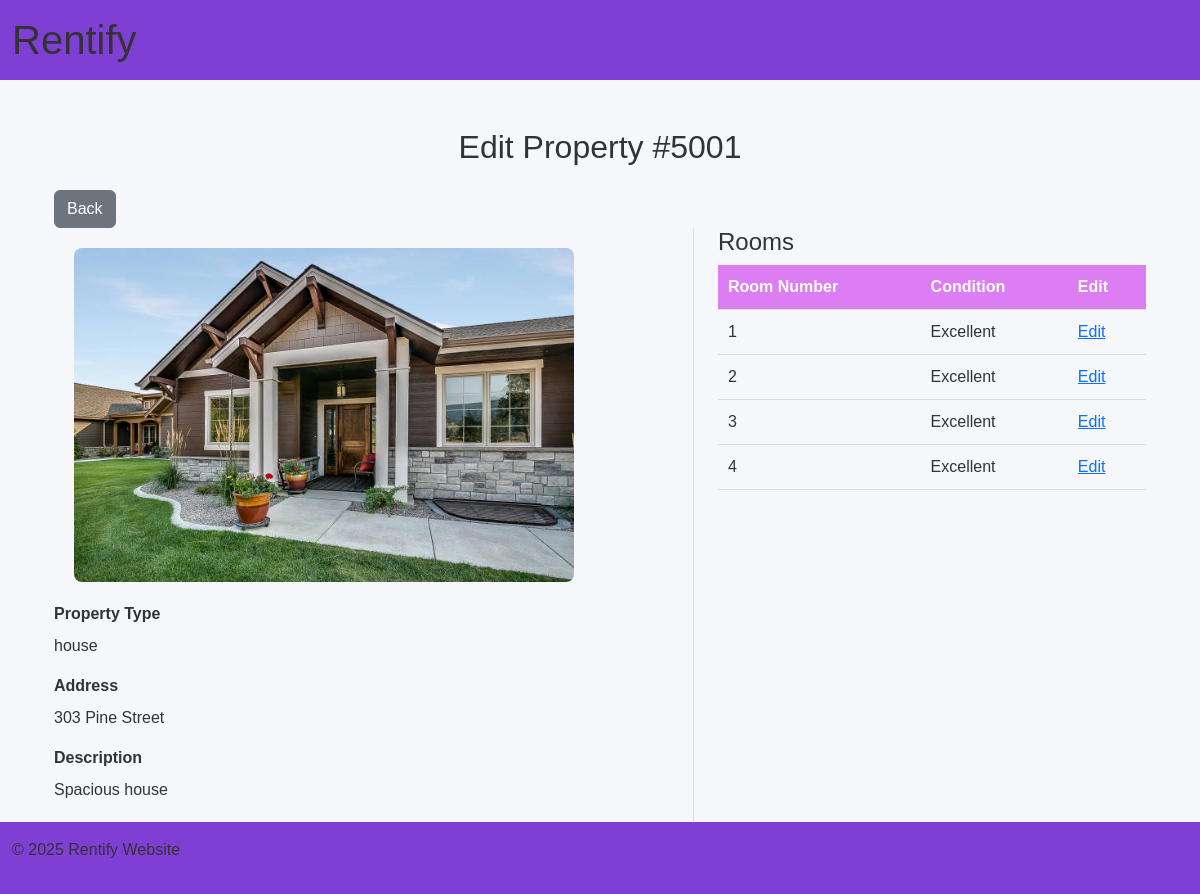
/property-view/5001, run on the app's committed database.
### tables this page shows
CREATE TABLE PROPERTY (
        PropertyID INTEGER PRIMARY KEY,
        Address TEXT NOT NULL,
        Description TEXT,
        OwnerSSN INTEGER,
        FOREIGN KEY (OwnerSSN) REFERENCES HOMEOWNER(SSN)
        ON DELETE CASCADE ON UPDATE CASCADE
    );

CREATE TABLE ROOM (
        PropertyID INTEGER,
        RoomID INTEGER,
        Condition TEXT,
        PRIMARY KEY (PropertyID, RoomID),
        FOREIGN KEY (PropertyID) REFERENCES PROPERTY(PropertyID)
        ON DELETE CASCADE ON UPDATE CASCADE
    );

### app.py (the view)
@app.route("/property-view/<int:property_id>", methods=["GET"])
def property_specific(property_id):
    form = {
        "property_id": 0,
        "property_type": "",
        "address": "",
        "description": "",
        "floor_number": None,
        "num_floors": None
    }
    rs = None
    if property_id != 0:
        with sqlite3.connect("Homeapp.db") as conn:
            p = conn.execute("SELECT * FROM PROPERTY WHERE PropertyID = ?", (property_id,)).fetchone()
            if p:
                form["property_id"] = p[0]
                form["address"] = p[1]
                form["description"] = p[2]
                a = conn.execute("SELECT FloorNumber FROM APARTMENT WHERE PropertyID = ?", (property_id,)).fetchone()
                h = conn.execute("SELECT NumFloors FROM HOUSE WHERE PropertyID = ?", (property_id,)).fetchone()
                if a:
                    form["property_type"] = "apartment"
                    form["floor_number"] = a[0]
                elif h:
                    form["property_type"] = "house"
                    form["num_floors"] = h[0]
                rs = conn.execute("""
                    SELECT r.*,
                        EXISTS (
                            SELECT 1 FROM REQUESTS req
                            WHERE req.PropertyID = r.PropertyID
                                AND req.RoomID = r.RoomID
                        )
                        OR EXISTS (
                            SELECT 1 FROM LEASEAGREEMENT l
                            WHERE l.PropertyID = r.PropertyID
                                AND l.RoomID = r.RoomID
                                AND l.ClientSSN = ?
                        ) AS HasRequest
                    FROM ROOM r
                    WHERE r.PropertyID = ?
                """, (session.get('ssn'), property_id)).fetchall()
    return render_template("PropertyEdit.html", form=form, rs=rs)

### templates/PropertyEdit.html (shortened to what this page needs)
{% extends 'base.html' %}
{% block content %}
<div class="container mt-5">
  <h2 class="mb-4">
    {% if form.property_id != 0 %}
      Edit Property #{{ form.property_id }}
    {% else %}
      Add New Property
    {% endif %}
  </h2>
  <a href="/property-view" class="btn btn-secondary">Back</a>
  {% set pid = form.property_id|string %}
  {% if pid.startswith("4") %}
    {% set image_name = "appt" ~ pid[-1] ~ ".jpg" %}
  {% elif pid.startswith("5") %}
    {% set image_name = "house" ~ pid[-1] ~ ".jpg" %}
  {% endif %}
  {% if session.get('access') == 'homeowner' %}
  <div class="row">
    <div class="col-md-7">
      {% if form.property_id != 0 %}
        <img src="{{ url_for('static', filename='images/' ~ image_name) }}"
        alt="Property Image"
        style="width: 500px; border-radius: 8px; margin: 20px">
      {% endif %}
      <form method="POST" action="/add-property">
        <input type="hidden" name="property_id" value="{{ form.property_id }}">
        <div class="mb-3">
            <label for="propertyType" class="form-label">Property Type</label>
            <select class="form-select" id="propertyType" name="property_type" required onchange="togglePropertyFields()">
              <option value="apartment" {% if form.property_type == 'apartment' %}selected{% endif %}>Apartment</option>
              <option value="house" {% if form.property_type == 'house' %}selected{% endif %}>House</option>
            </select>
          </div>
          <div class="mb-3" id="floorNumberField" style="display: none;">
            <label for="floor_number" class="form-label">Floor Number</label>
            <input type="number" class="form-control" id="floor_number" name="floor_number"
                  value="{{ form.floor_number or '' }}">
          </div>
          <div class="mb-3" id="numFloorsField" style="display: none;">
            <label for="num_floors" class="form-label">Number of Floors</label>
            <input type="number" class="form-control" id="num_floors" name="num_floors"
                  value="{{ form.num_floors or '' }}">
          </div>
        <div class="mb-3">
          <label for="address" class="form-label">Address</label>
          <input type="text" class="form-control" name="address" value="{{ form.address }}" required>
        </div>
        <div class="mb-3">
          <label for="description" class="form-label">Description</label>
          <textarea class="form-control" name="description" rows="3" required>{{ form.description }}</textarea>
        </div>
        <button type="submit" class="btn btn-primary" style="margin-bottom: 20px;">
          {% if form.property_id != 0 %}Update Property{% else %}Add Property{% endif %}
        </button>
      </form>
    </div>
    {% else %}
    <div class="row">
      <div class="col-md-7">
        <img src="{{ url_for('static', filename='images/' ~ image_name) }}"
        alt="Property Image"
        style="width: 500px; border-radius: 8px; margin: 20px">
        <div class="mb-3">
            <label for="propertyType" class="form-label"><b>Property Type</b></label>
            <p>{{ form.property_type }}</p>
        </div>
        <div class="mb-3">
          <label for="address" class="form-label"><b>Address</b></label>
          <p>{{ form.address }}</p>
        </div>
        <div class="mb-3">
          <label for="description" class="form-label"><b>Description</b></label>
          <p style="margin-bottom: 20px;">{{ form.description }}</p>
        </div>
      </div>
    {% endif %}
    <div class="col-md-5 border-start ps-4">
      <h4>Rooms</h4>
      <table>
        <thead>
          <tr>
            <th>Room Number</th>
            <th>Condition</th>
            <th>Edit</th>
          </tr>
        </thead>
        <tbody>
          {% if rs %}
            {% for r in rs %}
            <tr>
              <td>{{ r[1] }}</td>
              <td>{{ r[2] }}</td>
              <td>
                <a href="{{ url_for('room_specific', propertyID=form.property_id, roomID=r[1]) }}">Edit</a>
              </td>
            </tr>
            {% endfor %}
          {% endif %}
        </tbody>
      </table>
    </div>
  </div>
</div>
{% endblock %}

### static/css/styles.css (style rules this page uses)
body { font-family: Arial, sans-serif; background-color: #f5f7fa; color: #333; }
h2 { margin-bottom: 20px; text-align: center; }
table { width: 100%; border-collapse: collapse; }
th, td { padding: 10px; text-align: left; border-bottom: 1px solid #ddd; }
th { background-color: #dd7df3; color: white; }

### data on the page
PROPERTY: property_id "5001", address "303 Pine Street", description "Spacious house"
ROOM: RoomID "1", Condition "Excellent"
ROOM: RoomID "2", Condition "Excellent"
ROOM: RoomID "3", Condition "Excellent"
ROOM: RoomID "4", Condition "Excellent"
